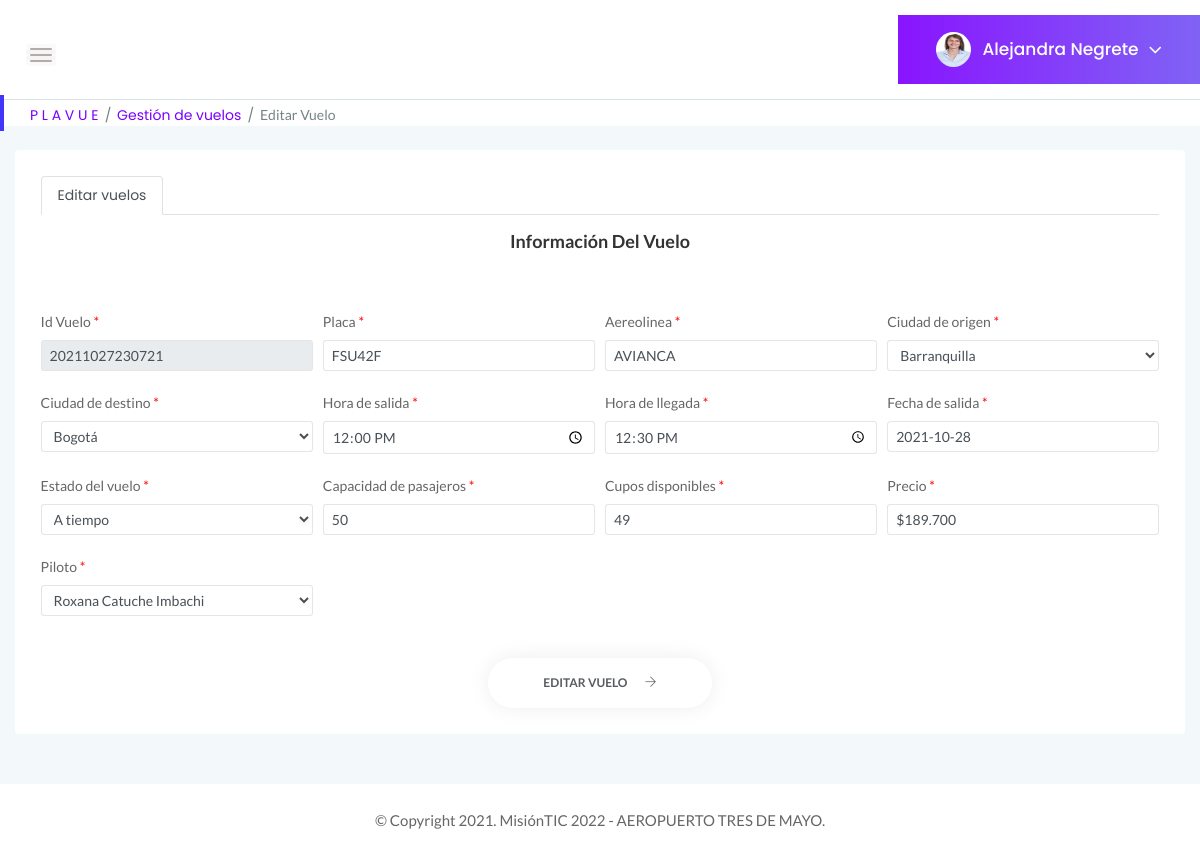
Page /EditarVuelos/20211027230721 (signed in) on the earlier database version.
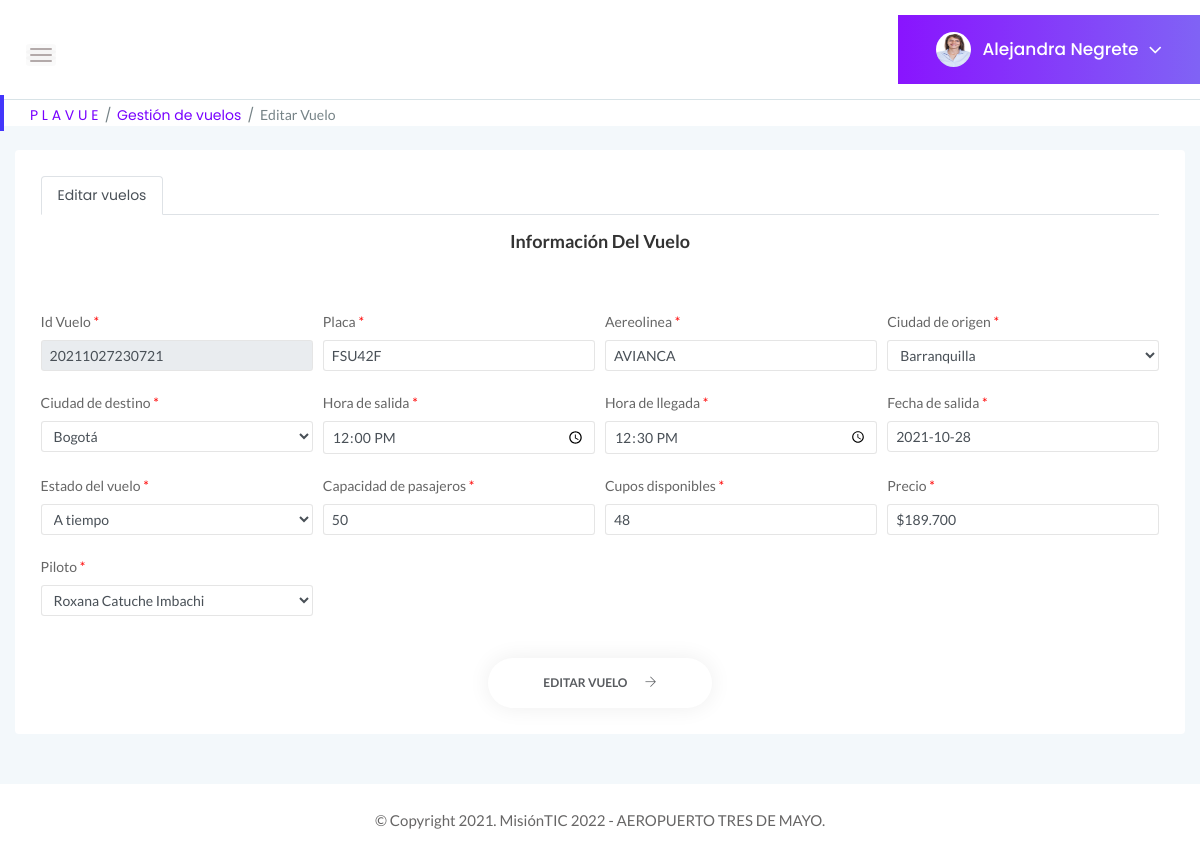
Same page on the later database version.
### tables this page shows
CREATE TABLE Vuelos (Id_vuelo INTEGER PRIMARY KEY UNIQUE, placa VARCHAR (20), aereolinea STRING, origen INTEGER REFERENCES Ciudades (Id_ciudad) ON DELETE RESTRICT ON UPDATE RESTRICT, destino INTEGER REFERENCES Ciudades (Id_ciudad) ON DELETE RESTRICT ON UPDATE RESTRICT, horaSalida TIME, horaLlegada TIME, fecha DATE, estado STRING, capacidad INT, reservas INT, cupos INT, precio INT, piloto VARCHAR (100));

### app.py (the view, shortened to what this page needs)
@app.route("/EditarVuelos", methods=["GET", "POST"])
@app.route("/EditarVuelos/<int:Id_vuelo>", methods=["GET", "POST"])
def Editar_Vuelos(Id_vuelo):
    if "usuario" in session:
        if request.method == "GET":
            tipoperfil = 2
            try:
                with sqlite3.connect("Plavue.db") as con:
                    con.row_factory = sqlite3.Row
                    cur = con.cursor()
                    cur.execute("SELECT * FROM Usuarios WHERE correo = ?", [session["usuario"]])
                    query = cur.fetchone()
                with sqlite3.connect("Plavue.db") as con1:
                    con1.row_factory = sqlite3.Row
                    cur = con1.cursor()
                    cur.execute("SELECT * FROM Vuelos WHERE Id_vuelo = ?", [Id_vuelo])
                    query1 = cur.fetchone()
                with sqlite3.connect("Plavue.db") as con2:
                    con2.row_factory = sqlite3.Row
                    cur = con2.cursor()
                    cur.execute("SELECT * FROM Ciudades")
                    query2 = cur.fetchall()
                with sqlite3.connect("Plavue.db") as con3:
                    con3.row_factory = sqlite3.Row
                    cur = con3.cursor()
                    cur.execute("SELECT Nombre FROM Usuarios WHERE tipoPerfil=?", [tipoperfil])
                    query3 = cur.fetchall()
                    if query is None:
                        return "Usuario no existe!"
                return render_template("EditarVuelos.html", perfil = query, tabla = query1, ciudades = query2, pilotos = query3)
            except Error as er:
                print('SQLite error: %s' % (' '.join(er.args)))
                print('SQLite traceback: ')
    return render_template("Login.html")

### templates/EditarVuelos.html (shortened to what the changed rows need)
<!doctype html>
<html class="no-js" lang="es">
<head>
    <link rel="stylesheet" href="{{ url_for('static', filename='css/bootstrap.min.css') }}">
    <link rel="stylesheet" href="{{ url_for('static', filename='css/font-awesome.min.css') }}">
    <link rel="stylesheet" href="{{ url_for('static', filename='css/themify-icons.css') }}">
    <link rel="stylesheet" href="{{ url_for('static', filename='css/metisMenu.css') }}">
    <link rel="stylesheet" href="{{ url_for('static', filename='css/owl.carousel.min.css') }}">
    <link rel="stylesheet" href="{{ url_for('static', filename='css/slicknav.min.css') }}">
    <link rel="stylesheet" href="{{ url_for('static', filename='css/datepicker/datepicker3.css') }}">
    <link rel="stylesheet" href="https://www.amcharts.com/lib/3/plugins/export/export.css" type="text/css" media="all" />
    <link rel="stylesheet" type="text/css" href="{{ url_for('static', filename='css/tables/jquery.dataTables.css') }}">
    <link rel="stylesheet" type="text/css" href="{{ url_for('static', filename='css/tables/dataTables.bootstrap4.min.css') }}">
    <link rel="stylesheet" type="text/css" href="{{ url_for('static', filename='css/tables/responsive.bootstrap.min.css') }}">
    <link rel="stylesheet" type="text/css" href="{{ url_for('static', filename='css/tables/responsive.jqueryui.min.css') }}">
    <link rel="stylesheet" href="{{ url_for('static', filename='css/typography.css') }}">
    <link rel="stylesheet" href="{{ url_for('static', filename='css/default-css.css') }}">
    <link rel="stylesheet" href="{{ url_for('static', filename='css/styles.css') }}">
    <link rel="stylesheet" href="{{ url_for('static', filename='css/responsive.css') }}">
    <link rel="stylesheet" href="{{ url_for('static', filename='js/vendor/select2.css') }}">
</head>
<body>
    <div class="page-container">
        <div class="main-content">
            <div class="main-content-inner">
                <div class="row">
                    <div class="col-md-12 mt-4">
                        <div class="card">
                            <div class="card-body">
                                <div class="tab-content mt-3" id="myTabContent">
                                    <div class="tab-pane fade show active" id="perfil" role="tabpanel" aria-labelledby="perfil-tab">
                                        <br>
                                        <form class="needs-validation" name="form_editvuelo" action="/EditarVuelos/{{tabla[0]}}" id="form_editvuelo" enctype="multipart/form-data" method="POST">
                                            <div class="form-row">
                                                <div class="col-lg-3 col-md-6">
                                                    <br>
                                                    <label for="txtidavion">Id Vuelo <span style="color: red;">*</span></label>
                                                    <input type="text" class="form-control form-control-sm" name="txtidavion" id="txtidavion" value="{{tabla[0]}}" disabled>
                                                </div>
                                                <div class="col-lg-3 col-md-6">
                                                    <br>
                                                    <label for="txtplaca">Placa <span style="color: red;">*</span></label>
                                                    <input type="text" class="form-control form-control-sm" name="txtplaca" id="txtplaca" value="{{tabla[1]}}" required>
                                                </div>
                                                <div class="col-lg-3 col-md-6">
                                                    <br>
                                                    <label for="txtaereolinea">Aereolinea <span style="color: red;">*</span></label>
                                                    <input type="text" class="form-control form-control-sm" name="txtaereolinea" id="txtaereolinea" value="{{tabla[2]}}" required>
                                                </div>
                                            </div>
                                            <div class="form-row">
                                                <div class="col-lg-3 col-md-6">
                                                    <br>
                                                    <label for="hora-salida">Hora de salida <span style="color: red;">*</span></label>
                                                    <input type="time" class="form-control form-control-sm" name="hora-salida" id="hora-salida" value="{{tabla[5]}}" required>
                                                </div>
                                                <div class="col-lg-3 col-md-6">
                                                    <br>
                                                    <label for="hora-llegada">Hora de llegada <span style="color: red;">*</span></label>
                                                    <input type="time" class="form-control form-control-sm" name="hora-llegada" id="hora-llegada" value="{{tabla[6]}}" required>
                                                </div>
                                                <div class="col-lg-3 col-md-6">
                                                    <br>
                                                    <label for="fecha-salida">Fecha de salida <span style="color: red;">*</span></label>
                                                    <input type="text" class="form-control form-control-sm datepicker" name="fecha-salida" id="fecha-salida" language="es" data-plugin-datepicker value="{{tabla[7]}}" required>
                                                </div>
                                            </div>
                                            <br>
                                            <div class="form-row">
                                                <div class="col-lg-3 col-md-6">
                                                    <label for="estadoVuelo">Estado del vuelo <span style="color: red;">*</span></label>
                                                    <select data-plugin-selectTwo class="form-control form-control-sm" name="estadoVuelo" id="estadoVuelo">
                                                        <option value="">{{tabla[8]}}</option>
                                                    </select>
                                                </div>
                                                <div class="col-lg-3 col-md-6">
                                                    <label for="txtcappasajeros">Capacidad de pasajeros <span style="color: red;">*</span></label>
                                                    <input type="text" class="form-control form-control-sm" name="txtcappasajeros" id="txtcappasajeros" value="{{tabla[9]}}" required>
                                                </div>
                                                <div class="col-lg-3 col-md-6">
                                                    <label for="txtcuposdisponibles">Cupos disponibles <span style="color: red;">*</span></label>
                                                    <input type="text" class="form-control form-control-sm" name="txtcuposdisponibles" id="txtcuposdisponibles" value="{{tabla[11]}}" required>
                                                </div>
                                                <div class="col-lg-3 col-md-6">
                                                    <label for="txtprecio">Precio <span style="color: red;">*</span></label>
                                                    <input type="text" class="form-control form-control-sm" name="txtprecio" id="txtprecio" value="{{tabla[12]}}" required>
                                                </div>
                                            </div>
                                            <br>
                                            <br>
                                            <br>
                                        </form>
                                    </div>
                                </div>
                            </div>
                        </div>
                    </div>
                </div>
            </div>
        </div>
    </div>
</body>
</html>

Differences in the rows shown:
changed Vuelos "FSU42F": txtcuposdisponibles "49" → "48"
